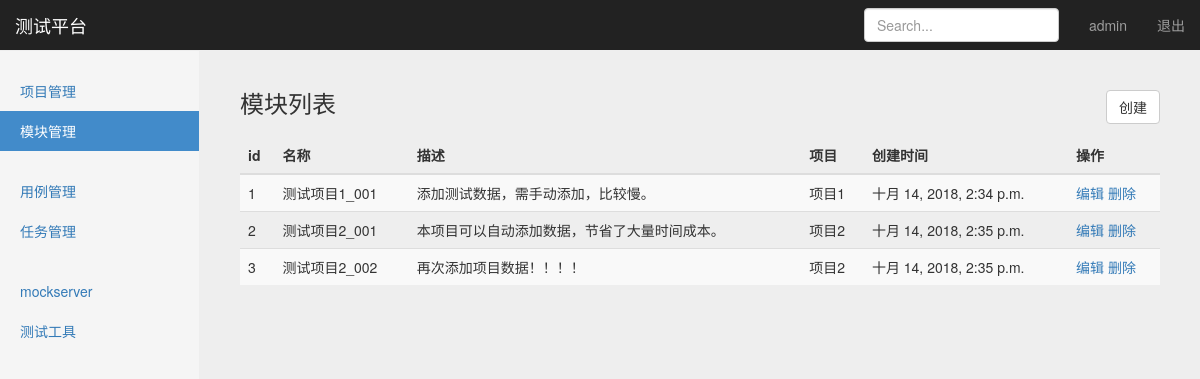
Page /manage/module_manage/ (signed in) on the earlier database version.
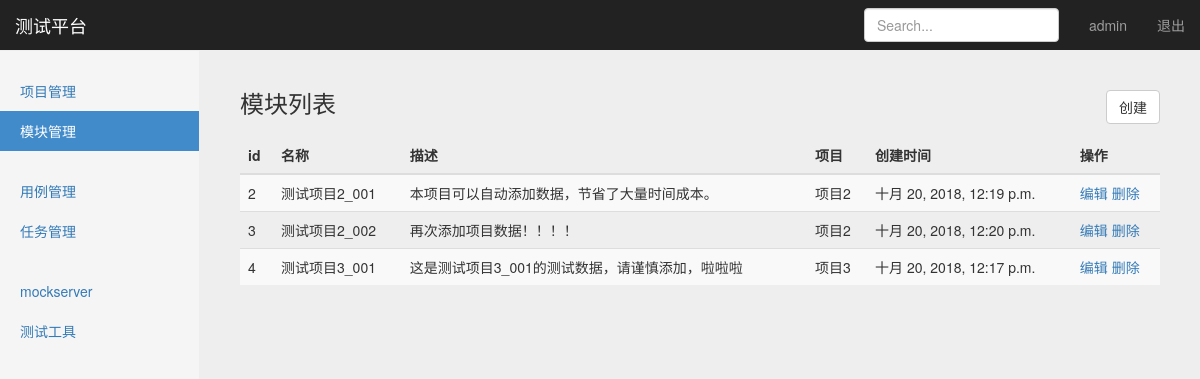
Same page on the later database version.
### project_app/models.py (models this page shows, shortened)
class Module(models.Model):
    project = models.ForeignKey(Project,on_delete=models.CASCADE)
    name = models.CharField("名称", max_length=100, blank=False, default="")
    describe = models.TextField("描述", default="")
    create_time = models.DateTimeField("创建时间", auto_now=True)

class Project(models.Model):
    name = models.CharField("名称",max_length=100,blank=False,default="")  #https://www.cnblogs.com/ccorz/p/Django-models-zhong-guan-yublank-yunull-de-bu-chon.html
    describe = models.TextField("描述",default="")
    status = models.BooleanField("状态",default=True)
    create_time = models.DateTimeField("创建时间",auto_now=True)
    def __str__(self):
        return self.name

### project_app/views/module_views.py (the view)
# urls.py: path('module_manage/',module_views.module_manage),
@login_required
def module_manage(request):
    username = request.session.get('user','')   #读取浏览器session
    module_all = Module.objects.all()
    return render(request, "module_manage.html",{"user":username,"modules":module_all,"type":"list"})

### templates/module_manage.html (shortened to what this page needs)
{% extends "base.html" %}
{% block content %}
    <nav class="navbar navbar-inverse navbar-fixed-top">
      <div class="container-fluid">
        <div class="navbar-header">
          <a class="navbar-brand" href="#">测试平台</a>
        </div>
        <div id="navbar" class="navbar-collapse collapse">
          <ul class="nav navbar-nav navbar-right">
            <li><a href="#">{{ user }}</a></li>
            <li><a href="/logout">退出</a></li>
          </ul>
          <form class="navbar-form navbar-right">
            <input type="text" class="form-control" placeholder="Search...">
          </form>
        </div>
      </div>
    </nav>
    <div class="container-fluid">
      <div class="row">
        <div class="col-sm-3 col-md-2 sidebar">
          <ul class="nav nav-sidebar">
            <li><a href="/manage/project_manage/">项目管理</a></li>
            <li class="active"><a href="#">模块管理</a></li>
          </ul>
          <ul class="nav nav-sidebar">
            <li><a href="">用例管理</a></li>
            <li><a href="">任务管理</a></li>
          </ul>
          <ul class="nav nav-sidebar">
            <li><a href="">mockserver</a></li>
            <li><a href="">测试工具</a></li>
          </ul>
        </div>
        {% if type == 'list' %}
        <div class="col-sm-9 col-sm-offset-3 col-md-10 col-md-offset-2 main">
          <h3 class="sub-header">模块列表
            <button type="button" class="btn btn-default"
                    style="float: right;"
                    onclick="window.location.href='/manage/add_module/'">创建</button>
          </h3>
          <div class="table-responsive">
            <table class="table table-striped">
              <thead>
                <tr>
                  <th>id</th>
                  <th>名称</th>
                  <th>描述</th>
                  <th>项目</th>
                  <th>创建时间</th>
                  <th>操作</th>
                </tr>
              </thead>
              <tbody>
                {% for module in modules %}
                <tr>
                  <td>{{ module.id }}</td>
                  <td>{{ module.name }}</td>
                  <td>{{ module.describe }}</td>
                  <td>{{ module.project }}</td>
                  <td>{{ module.create_time }}</td>
                  <td>
                      <a href="/manage/edit_module/{{ module.id }}/">编辑</a>
                      <a href="/manage/delete_module/{{ module.id }}/">删除</a>
                  </td>
                </tr>
                {% endfor %}
              </tbody>
            </table>
          </div>
        </div>
        {% endif %}
      </div>
    </div>
{% endblock %}

Differences in the rows shown:
removed Module: id "1", name "测试项目1_001", describe "添加测试数据，需手动添加，比较慢。", project "项目1", create_time "十月 14, 2018, 2:34 p.m."
changed Module "测试项目2_001": create_time "十月 14, 2018, 2:35 p.m." → "十月 20, 2018, 12:19 p.m."
changed Module "测试项目2_002": create_time "十月 14, 2018, 2:35 p.m." → "十月 20, 2018, 12:20 p.m."
added Module: id "4", name "测试项目3_001", describe "这是测试项目3_001的测试数据，请谨慎添加，啦啦啦", project "项目3", create_time "十月 20, 2018, 12:17 p.m."
